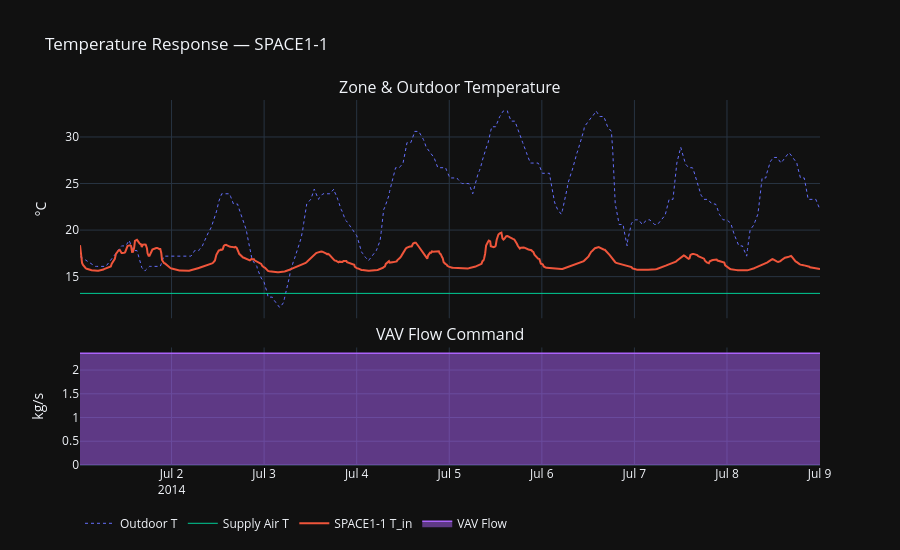

Here is the notebook cell this chart was saved with:
### Markdown cell above
## 1 · Temperature Response vs Flow Command

### Code cell
fig = make_subplots(
    rows=2, cols=1, shared_xaxes=True,
    row_heights=[0.65, 0.35],
    subplot_titles=['Zone & Outdoor Temperature', 'VAV Flow Command'],
    vertical_spacing=0.08
)

# Row 1: Temperatures
fig.add_trace(go.Scatter(x=df['Datetime'], y=df['Out_Temp_C'],
    name='Outdoor T', line=dict(color='#636EFA', width=1, dash='dot')), row=1, col=1)
fig.add_trace(go.Scatter(x=df['Datetime'], y=df[f'Fan_Out_Temp_C'],
    name='Supply Air T', line=dict(color='#00CC96', width=1)), row=1, col=1)
fig.add_trace(go.Scatter(x=df['Datetime'], y=df[f'{ZONE}_Temp_C'],
    name=f'{ZONE} T_in', line=dict(color='#EF553B', width=2)), row=1, col=1)
# fig.add_trace(go.Scatter(x=df['Datetime'], y=df[f'{ZONE}_T_m_C'],
#     name=f'{ZONE} T_m (Radiant)', line=dict(color='#FFA15A', width=1.5)), row=1, col=1)

# Row 2: VAV flow
fig.add_trace(go.Scatter(x=df['Datetime'], y=df[f'{ZONE}_VAV_Flow_kg_s'],
    name='VAV Flow', fill='tozeroy',
    line=dict(color='#AB63FA', width=1.5)), row=2, col=1)

fig.update_layout(template='plotly_dark', height=550,
    title=f'Temperature Response — {ZONE}',
    legend=dict(orientation='h', y=-0.12))
fig.update_yaxes(title_text='°C', row=1, col=1)
fig.update_yaxes(title_text='kg/s', row=2, col=1)
fig.show()

### Figure 1 — Plotly figure (JSON) as saved in the notebook; plotly's stock layout.template omitted (floating-point values rounded to 4 significant figures; data arrays with more than 128 entries replaced by an {"elided": "..."} marker saying what was removed)
{"data": [{"line": {"color": "#636EFA", "dash": "dot", "width": 1}, "name": "Outdoor T", "type": "scatter", "x": {"elided": "768 str values"}, "xaxis": "x", "y": {"elided": "768 float values"}, "yaxis": "y"}, {"line": {"color": "#00CC96", "width": 1}, "name": "Supply Air T", "type": "scatter", "x": {"elided": "768 str values"}, "xaxis": "x", "y": {"elided": "768 float values"}, "yaxis": "y"}, {"line": {"color": "#EF553B", "width": 2}, "name": "SPACE1-1 T_in", "type": "scatter", "x": {"elided": "768 str values"}, "xaxis": "x", "y": {"elided": "768 float values"}, "yaxis": "y"}, {"fill": "tozeroy", "line": {"color": "#AB63FA", "width": 1.5}, "name": "VAV Flow", "type": "scatter", "x": {"elided": "768 str values"}, "xaxis": "x2", "y": {"elided": "768 float values"}, "yaxis": "y2"}], "layout": {"annotations": [{"font": {"size": 16}, "showarrow": false, "text": "Zone & Outdoor Temperature", "x": 0.5, "xanchor": "center", "xref": "paper", "y": 1, "yanchor": "bottom", "yref": "paper"}, {"font": {"size": 16}, "showarrow": false, "text": "VAV Flow Command", "x": 0.5, "xanchor": "center", "xref": "paper", "y": 0.322, "yanchor": "bottom", "yref": "paper"}], "height": 550, "legend": {"orientation": "h", "y": -0.12}, "title": {"text": "Temperature Response — SPACE1-1"}, "xaxis": {"anchor": "y", "domain": [0, 1], "matches": "x2", "showticklabels": false}, "xaxis2": {"anchor": "y2", "domain": [0, 1]}, "yaxis": {"anchor": "x", "domain": [0.402, 1], "title": {"text": "°C"}}, "yaxis2": {"anchor": "x2", "domain": [0, 0.322], "title": {"text": "kg/s"}}}}
